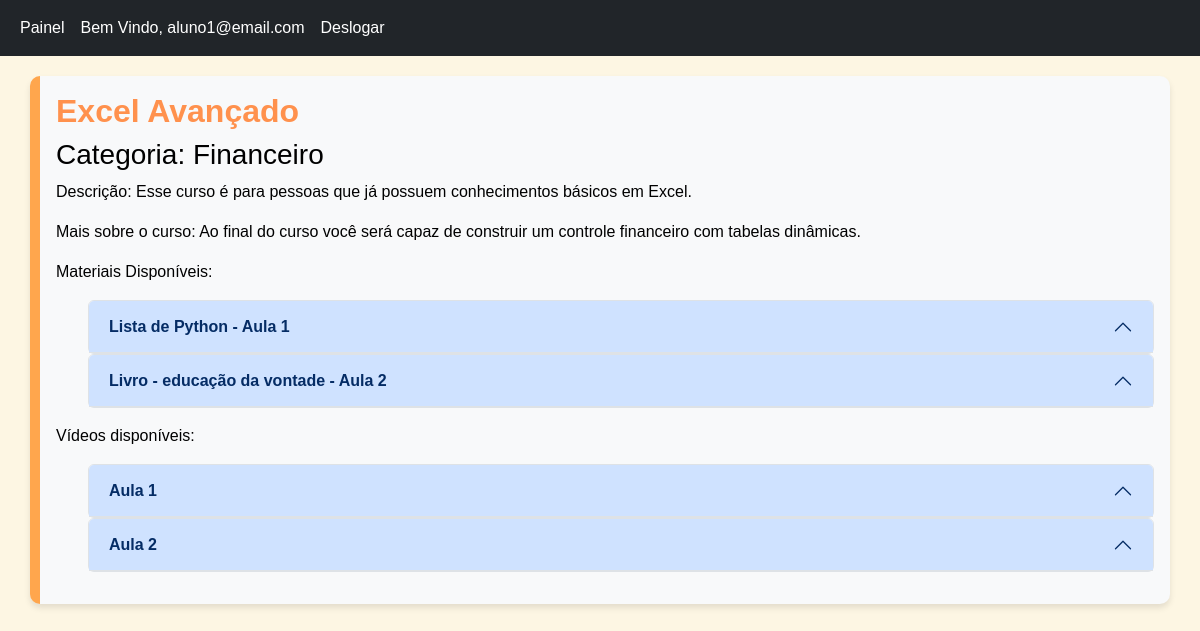
Page /acessar/3/ (signed in) on the earlier database version.
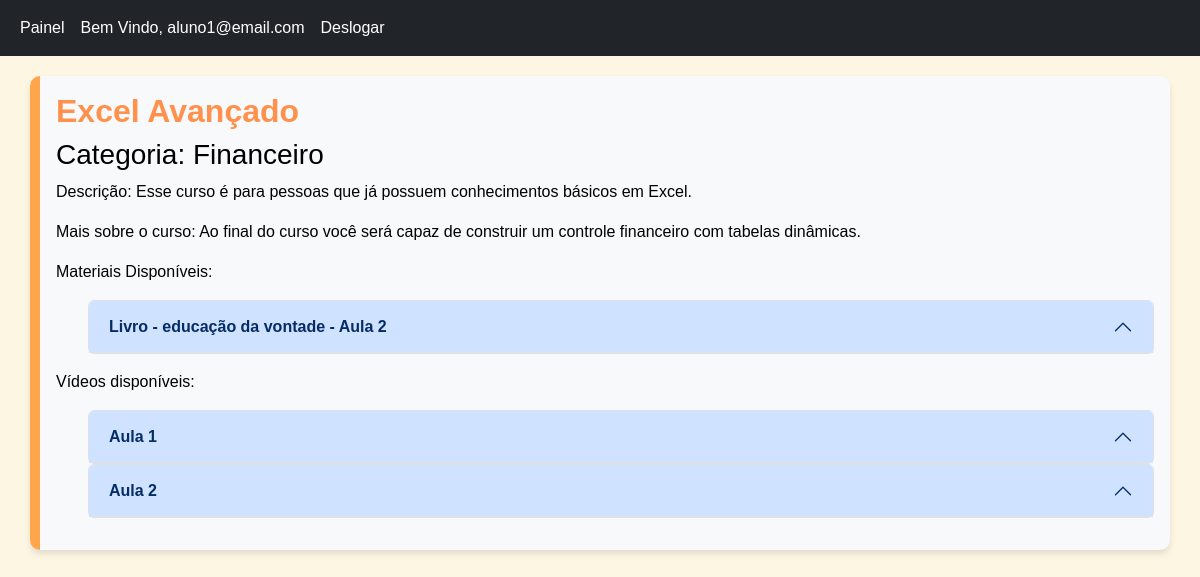
Same page on the later database version.
### cursos/models.py (models this page shows, shortened)
class Material(models.Model):
    pdf = models.FileField("Material")
    title = models.CharField("Título do arquivo", max_length=200, blank=True, null=True)
    def get_absolute_url(self):
        return reverse("visualizar_pdf", kwargs={"material_id": self.pk})

class Video(models.Model):
    url = models.URLField("URL do vídeo")
    title = models.CharField("Título do vídeo", max_length=200, blank=True, null=True)

### cursos/views.py (the view)
# urls.py: path('acessar/<int:curso_id>/', views.acessar, name="acessar"),
@login_required
def acessar(request, curso_id):
    try:
        curso = Curso.objects.get(id=curso_id, aluno=request.user)  # Garante que o curso pertence ao aluno
    except Curso.DoesNotExist:
        return HttpResponse("Curso não encontrado ou você não tem acesso a este curso", status=404)
    curso.videos.all()  # Carrega os vídeos
    curso.arquivos.all()  # Carrega os arquivos
    context = {'curso': curso}
    return render(request, 'acessar.html', context)

### cursos/templates/acessar.html (shortened to what this page needs)
{% load static %}
<html lang="pt-BR">
  <head>
    <link href="https://cdn.jsdelivr.net/npm/bootstrap@5.3.3/dist/css/bootstrap.min.css" rel="stylesheet">
    <link rel="stylesheet" href= {% static 'style/style_acesso.css' %}>
  </head>
  <body>
    <nav class="navbar navbar-expand-lg bg-dark" data-bs-theme="dark" >
        <div class="container-fluid ">
            <div>
                <ul class="navbar-nav me-auto mb-2 mb-lg-0">
                    <li class="nav-item">
                        <a class="nav-link active" aria-current="page" href="{% url 'main'%}">Painel</a>
                    </li>
                    <li class="nav-item active">
                        <a class="nav-link" href="#">Bem Vindo, {{ user.get_username }} </a>
                    </li>
                    <li class="nav-item">
                            <a href="{% url 'logout' %}" onclick="event.preventDefault(); document.getElementById('logout-form').submit();" class="nav-link" role="button">Deslogar</a>
                </ul>
            </div>
        </div>
    </nav>
    <div class= "container text-bg-light p-3">
    <h2>{{ curso.name }}</h2>
    <h3>Categoria: {{ curso.slug }}</h3>
    <p>Descrição: {{ curso.short_description }}</p>
    <p>Mais sobre o curso: {{ curso.long_description }}</p>
{% if curso.arquivos.all|length > 0 %}
        <p>Materiais Disponíveis:</p>
        <ul>
        {% for arquivo in curso.arquivos.all %}
            <div class="accordion" id="accordionPanelsStayOpenExample">
                <div class="accordion-item">
                  <h2 class="accordion-header">
                    <button class="accordion-button" type="button" data-bs-toggle="collapse" data-bs-target="#panelsStayOpen-collapse{{ forloop.counter }}" aria-expanded="true" aria-controls="panelsStayOpen-collapse{{ forloop.counter }}">
                        {{ arquivo.title }}
                    </button>
                  </h2>
                </div>
            </div>
        {% endfor %}
        </ul>
{% else %}
        <p>Materiais não disponíveis</p>
{% endif %}
    {% if curso.videos.exists %}
    <p>Vídeos disponíveis:</p>
    <ul>
    {% for video in curso.videos.all %}
    <div class="accordion" id="accordionPanelsStayOpenExample">
        <div class="accordion-item">
          <h2 class="accordion-header">
            <button class="accordion-button" type="button" data-bs-toggle="collapse" data-bs-target="#panelsStayOpen-collapse{{ forloop.counter }}" aria-expanded="true" aria-controls="panelsStayOpen-collapse{{ forloop.counter }}">
                {{video.title}}
            </button>
        </h2>
        </div>
    </div>
    {% endfor %}
</ul>
    {% else %}
        <p>Vídeo aula não disponível</p>
    {% endif %}
    </div>
</html>

Differences in the rows shown:
removed Material: title "Lista de Python - Aula 1"
